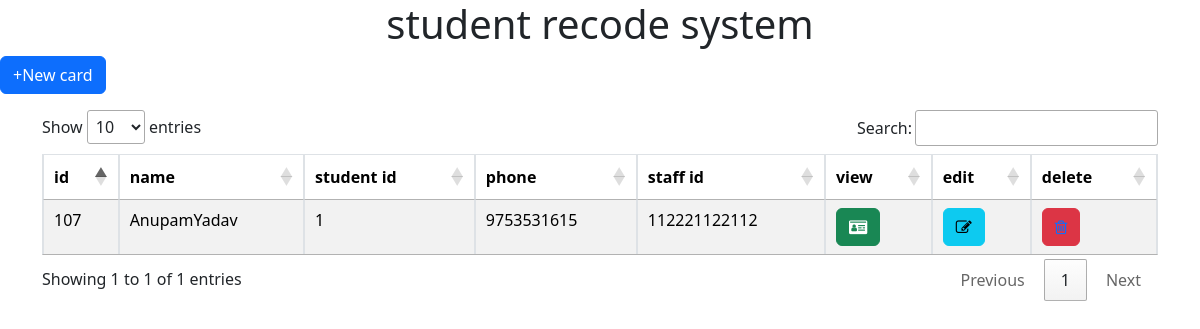
Page /studentrecode2/studentrecode.php on the committed database.
### tables this page shows
CREATE TABLE `card_activation` (
  `id` int(10) NOT NULL,
  `u_card` varchar(12) NOT NULL,
  `u_f_name` text NOT NULL,
  `u_l_name` text NOT NULL,
  `u_father` text NOT NULL,
  `u_aadhar` varchar(12) NOT NULL,
  `u_birthday` text NOT NULL,
  `u_gender` varchar(6) NOT NULL,
  `u_email` text NOT NULL,
  `u_phone` varchar(10) NOT NULL,
  `u_dist` text NOT NULL,
  `u_village` text NOT NULL,
  `u_police` text NOT NULL,
  `u_pincode` text NOT NULL,
  `file` longblob NOT NULL,
  `u_mother` varchar(30) NOT NULL,
  `u_family` text NOT NULL,
  `staff_id` varchar(12) NOT NULL,
  `image` varchar(150) NOT NULL,
  `uploaded` datetime NOT NULL
);

### studentrecode2/studentrecode.php (the view, shortened to what this page needs)
<?php
$servername="localhost";
$username="root";
$password="";
$databasename="student_card";
$con=mysqli_connect($servername,$username,$password,$databasename);
?>
<!DOCTYPE html>
<html lang="en">
<head>
    <link rel="stylesheet" href="https://cdn.jsdelivr.net/npm/bootstrap@4.6.2/dist/css/bootstrap.min.css">
    <link rel="stylesheet" type="text/css" href="https://cdn.datatables.net/1.13.2/css/jquery.dataTables.min.css">
</head>
<body>
    <center>
    <h1>student recode system</h1></center>
<button type="button" class="btn btn-primary" data-bs-toggle="modal" data-bs-target="#myModal">
+New card
  </button>
<!DOCTYPE html>
<html lang="en">
<head>
<link href="https://cdn.jsdelivr.net/npm/bootstrap@5.3.2/dist/css/bootstrap.min.css" rel="stylesheet">
<link rel="stylesheet" href="https://cdnjs.cloudflare.com/ajax/libs/font-awesome/4.7.0/css/font-awesome.min.css">
</head>
<body>
<div class="container mt-3">
<table id="table_id" class="table table-striped table-bordered" style="width:100%">
<thead>
      <tr>
        <th>id</th>
        <th>name</th>
        <th>student id</th>
        <th>phone</th>
        <th>staff id</th>
        <th>view</th>
        <th>edit</th>
        <th>delete</th>
      </tr>
</thead>
 <?php
$sql="SELECT * FROM `card_activation` WHERE 1";
$result=mysqli_query($con,$sql);
while($row=mysqli_fetch_array($result)){
 ?>
<tbody>
<tr>
<td><?php echo $row['id'] ?></td>
<td><?php echo $row['u_f_name'] ?><?php echo $row['u_l_name']?></td>
<td><?php echo $row['u_card'] ?></td>
<td><?php echo $row['u_phone'] ?></td>
<td><?php echo $row['staff_id'] ?></td>
<td><button data-bs-toggle="modal" data-bs-target="#show<?php echo $row['id']?>" class="btn btn-success"><i class="fa fa-id-card" aria-hidden="true" ></i></button></td>
<td><button data-bs-toggle="modal" data-bs-target="#edit<?php echo $row['id']?>" class="btn btn-info"><i class="fa fa-pencil-square-o" aria-hidden="true"></i></button></td>
<td>
<a href="delete.php?id=<?php echo $row['id'] ?>">
<button data-bs-toggle="modal" data-bs-target="#delete<?php echo $row['id']?>" class="btn btn-danger"><i class="fa fa-trash-o" aria-hidden="true"></i></a></button></td>
</tr>
</tbody>
<?php
}
?>
</table>
      </div>
</body>
</html>

### rows in the picture
card_activation: id "107", u_f_name "Anupam", u_l_name "Yadav", u_card "1", u_phone "9753531615", staff "112221122112"
